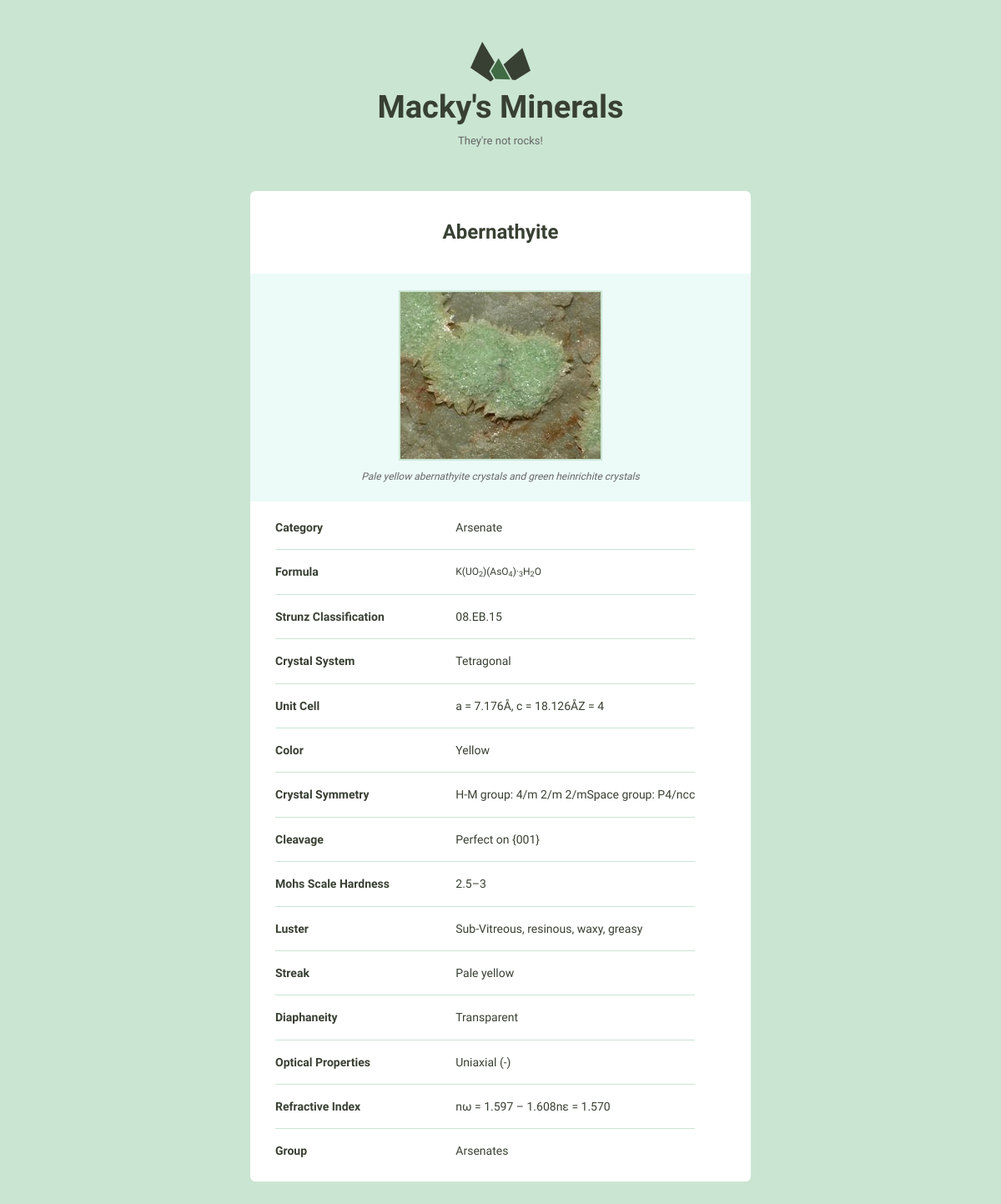
The page /detail/2/ on the database its author committed.
### minerals/models.py (models this page shows, shortened)
class Mineral(models.Model):
    name = models.CharField(max_length=255)
    image_filename = models.CharField(max_length=255, blank=True)
    image_caption = models.CharField(max_length=255, blank=True)
    category = models.CharField(max_length=255, blank=True)
    formula = models.CharField(max_length=255, blank=True)
    strunz_classification = models.CharField(max_length=255, blank=True)
    crystal_system = models.CharField(max_length=255, blank=True)
    unit_cell = models.CharField(max_length=255, blank=True)
    color = models.CharField(max_length=255, blank=True)
    crystal_symmetry = models.CharField(max_length=255, blank=True)
    cleavage = models.CharField(max_length=255, blank=True)
    mohs_scale_hardness = models.CharField(max_length=255, blank=True)
    luster = models.CharField(max_length=255, blank=True)
    streak = models.CharField(max_length=255, blank=True)
    diaphaneity = models.CharField(max_length=255, blank=True)
    optical_properties = models.CharField(max_length=255, blank=True)
    refractive_index = models.CharField(max_length=255,  blank=True)
    crystal_habit = models.CharField(max_length=255, blank=True)
    specific_gravity = models.CharField(max_length=255, blank=True)
    group = models.CharField(max_length=255, blank=True)

### minerals/views.py (the view)
# urls.py: url(r'detail/(?P<pk>\d+)/$', views.detail, name='detail'),
def detail(request, pk):
    mineral = get_object_or_404(Mineral, pk=pk)
    return render(request, 'detail.html', {'mineral': mineral})

### minerals/templates/detail.html (shortened to what this page needs)
{% extends "layout.html" %}
{% block content %}
    <div class="bounds bounds--small">
      <div class="grid-100">
        <a href="/">
          <h1 class="logo__name text-centered">Macky's Minerals</h1>
        </a>
        <p class="logo__text text-centered">They're not rocks!</p>
      </div>
    <div class="grid-100 mineral__container">
      <h1 class="mineral__name">{{ mineral.name|title }}</h1>
      <div class="mineral__image-bg">
        <img class="mineral__image" src="/static/images/{{ mineral.name }}.jpg")>
        <p class="mineral__caption">{{ mineral.image_caption }}</p>
      </div>
      <div class="mineral__table-container">
        <table class="mineral__table">
        {% if mineral.category %}
          <tr>
            <td class="mineral__category">{{ "category"|title }}</td>
            <td>{{ mineral.category }}</td>
          </tr>
        {% endif %}
        {% if mineral.formula %}
          <tr>
            <td class="mineral__category">{{ "formula"|title }}</td>
            <td class="mineral__formula">{{ mineral.formula|safe }}</td>
          </tr>
          {% endif %}
          {% if mineral.strunz_classification %}
          <tr>
            <td class="mineral__category">{{ "strunz classification"|title }}</td>
            <td>{{ mineral.strunz_classification }}</td>
          </tr>
          {% endif %}
          {% if mineral.crystal_system %}
          <tr>
            <td class="mineral__category">{{ "crystal system"|title }}</td>
            <td>{{ mineral.crystal_system }}</td>
          </tr>
          {% endif %}
          {% if mineral.unit_cell %}
          <tr>
            <td class="mineral__category">{{ "unit cell"|title }}</td>
            <td>{{ mineral.unit_cell }}</td>
          </tr>
          {% endif %}
          {% if mineral.color %}
          <tr>
            <td class="mineral__category">{{ "color"|title }}</td>
            <td>{{ mineral.color }}</td>
          </tr>
          {% endif %}
          {% if mineral.crystal_symmetry %}
          <tr>
            <td class="mineral__category">{{ "crystal symmetry"|title }}</td>
            <td>{{ mineral.crystal_symmetry }}</td>
          </tr>
          {% endif %}
          {% if mineral.cleavage %}
          <tr>
            <td class="mineral__category">{{ "cleavage"|title }}</td>
            <td>{{ mineral.cleavage }}</td>
          </tr>
          {% endif %}
          {% if mineral.mohs_scale_hardness %}
          <tr>
            <td class="mineral__category">{{ "mohs scale hardness"|title }}</td>
            <td>{{ mineral.mohs_scale_hardness }}</td>
          </tr>
          {% endif %}
          {% if mineral.luster %}
          <tr>
            <td class="mineral__category">{{ "luster"|title }}</td>
            <td>{{ mineral.luster }}</td>
          </tr>
          {% endif %}
          {% if mineral.streak %}
          <tr>
            <td class="mineral__category">{{ "streak"|title }}</td>
            <td>{{ mineral.streak }}</td>
          </tr>
          {% endif %}
          {% if mineral.diaphaneity %}
          <tr>
            <td class="mineral__category">{{ "diaphaneity"|title }}</td>
            <td>{{ mineral.diaphaneity }}</td>
          </tr>
          {% endif %}
          {% if mineral.optical_properties %}
          <tr>
            <td class="mineral__category">{{ "optical properties"|title }}</td>
            <td>{{ mineral.optical_properties }}</td>
          </tr>
          {% endif %}
          {% if mineral.refractive_index %}
          <tr>
            <td class="mineral__category">{{ "refractive index"|title }}</td>
            <td>{{ mineral.refractive_index }}</td>
          </tr>
          {% endif %}
          {% if mineral.group %}
          <tr>
            <td class="mineral__category">{{ "group"|title }}</td>
            <td>{{ mineral.group }}</td>
          </tr>
          {% endif %}
        </table>
      </div>
    </div>
  </div>
{% endblock %}

### minerals/static/css/global.css (style rules this page uses)
html { font-family: sans-serif; -ms-text-size-adjust: 100%; -webkit-text-size-adjust: 100%; }
body { margin: 0; }
a { background-color: transparent; }
h1 { font-size: 2em; margin: 0.67em 0; }
sub { font-size: 75%; line-height: 0; position: relative; vertical-align: baseline; bottom: -0.25em; }
img { border: 0; }
svg:not(:root) { overflow: hidden; }
table { border-collapse: collapse; border-spacing: 0; }
td, th { padding: 0; }
html { font-size: 62.5%; }
body { background-color: #CAE5D2; font-size: 1.5em; line-height: 1.6; font-weight: 400; font-family: "Cousine"; color: #666; }
.bounds { max-width: 800px; margin: 0 auto; padding: 50px 0 150px; overflow: hidden; }
.bounds--small { max-width: 600px; padding: 50px 10px 150px; }
.grid, .grid-5, .grid-10, .grid-15, .grid-20, .grid-25, .grid-30, .grid-33, .grid-35, .grid-40, .grid-45, .grid-50, .grid-55, .grid-60, .grid-65, .grid-66, .grid-70, .grid-75, .grid-80, .grid-90, .grid-95, .grid-100 { float: left; box-sizing: border-box; position: relative; }
.grid-100 { width: 100%; padding: 0 15px; }
h1, h2, h3, h4, h5, h6 { margin-top: 0; margin-bottom: 2rem; font-weight: bold; font-family: "Work Sans", sans-serif; color: #384033; }
h1 { font-size: 3.8rem; }
@media (min-width: 550px) { h1 { font-size: 3.8rem; } }
p { margin-top: 0; font-size: 1.6rem; }
a { color: #689b98; text-decoration: none; -webkit-transition: color 0.2s; -moz-transition: color 0.2s; -ms-transition: color 0.2s; -o-transition: color 0.2s; transition: color 0.2s; }
th, td { padding: 15px; text-align: left; border-bottom: 1px solid #e1e1e1; }
th:first-child, td:first-child { padding-left: 0; }
th:last-child, td:last-child { padding-right: 0; }
table, p, ul { margin-bottom: 2.5rem; }
.text-centered { text-align: center; }
.logo { display: block; fill: #384033; position: relative; margin: 0 auto; width: 72px; }
.logo__name { margin-bottom: 0; }
.logo__text { margin-bottom: 50px; font-size: 13px; }
.mineral__container { background-color: #fff; border-radius: 6px; list-style: none; padding: 0; text-align: center; }
.mineral__name { display: block; width: 100%; margin: 0; font-size: 24px; padding: 30px 0 30px 0; }
.mineral__image { display: block; margin: 0 auto; border: solid 2px #CAE5D2; }
.mineral__image-bg { background-color: #ecfaf8; padding: 20px 0; }
.mineral__caption { font-size: 12px; font-style: italic; padding: 10px 0 0 0; margin: 0; }
.mineral__table { font-size: 14px; color: #384033; }
.mineral__table td { border-color: #CAE5D2; }
.mineral__table tr:last-of-type td { border-bottom: none; padding-bottom: 0; }
.mineral__table-container { padding: 5px 30px 0; }
.mineral__category { font-weight: bold; width: 40%; }
.mineral__formula { font-size: 12px; }

### rows shown on the page
Mineral: name "Abernathyite", name (picture), image_caption "Pale yellow abernathyite crystals and green heinrichite crystals", category "Arsenate", formula "K(UO 2 )(AsO 4 )· 3 H 2 O", strunz_classification "08.EB.15", crystal_system "Tetragonal", unit_cell "a = 7.176Å, c = 18.126ÅZ = 4", color "Yellow", crystal_symmetry "H-M group: 4/m 2/m 2/mSpace group: P4/ncc", cleavage "Perfect on {001}", mohs_scale_hardness "2.5–3", luster "Sub-Vitreous, resinous, waxy, greasy", streak "Pale yellow", diaphaneity "Transparent", optical_properties "Uniaxial (-)", refractive_index "nω = 1.597 – 1.608nε = 1.570", group "Arsenates"

### other values the page prints
{{ "category"|title }} "Category"
{{ "formula"|title }} "Formula"
{{ "strunz classification"|title }} "Strunz Classification"
{{ "crystal system"|title }} "Crystal System"
{{ "unit cell"|title }} "Unit Cell"
{{ "color"|title }} "Color"
{{ "crystal symmetry"|title }} "Crystal Symmetry"
{{ "cleavage"|title }} "Cleavage"
{{ "mohs scale hardness"|title }} "Mohs Scale Hardness"
{{ "luster"|title }} "Luster"
{{ "streak"|title }} "Streak"
{{ "diaphaneity"|title }} "Diaphaneity"
{{ "optical properties"|title }} "Optical Properties"
{{ "refractive index"|title }} "Refractive Index"
{{ "group"|title }} "Group"
